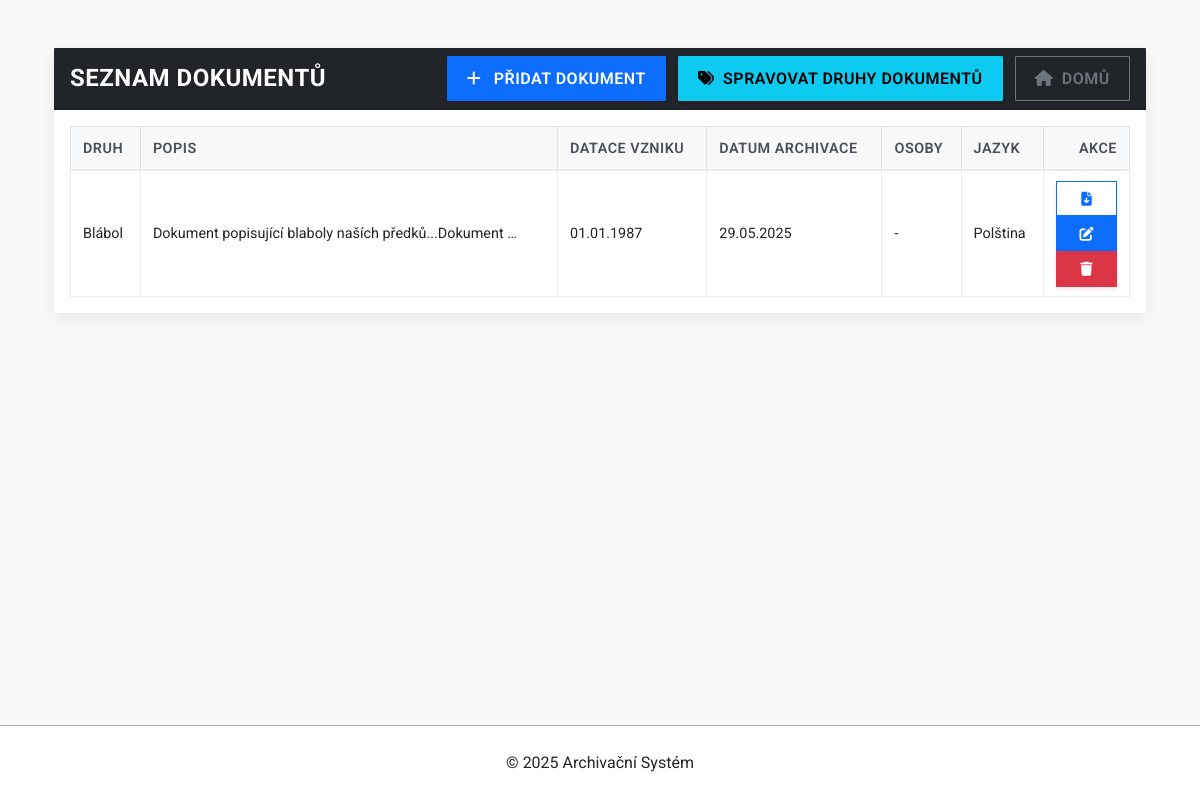
The page /archiv_app/dokumenty/ on the database as committed earlier.
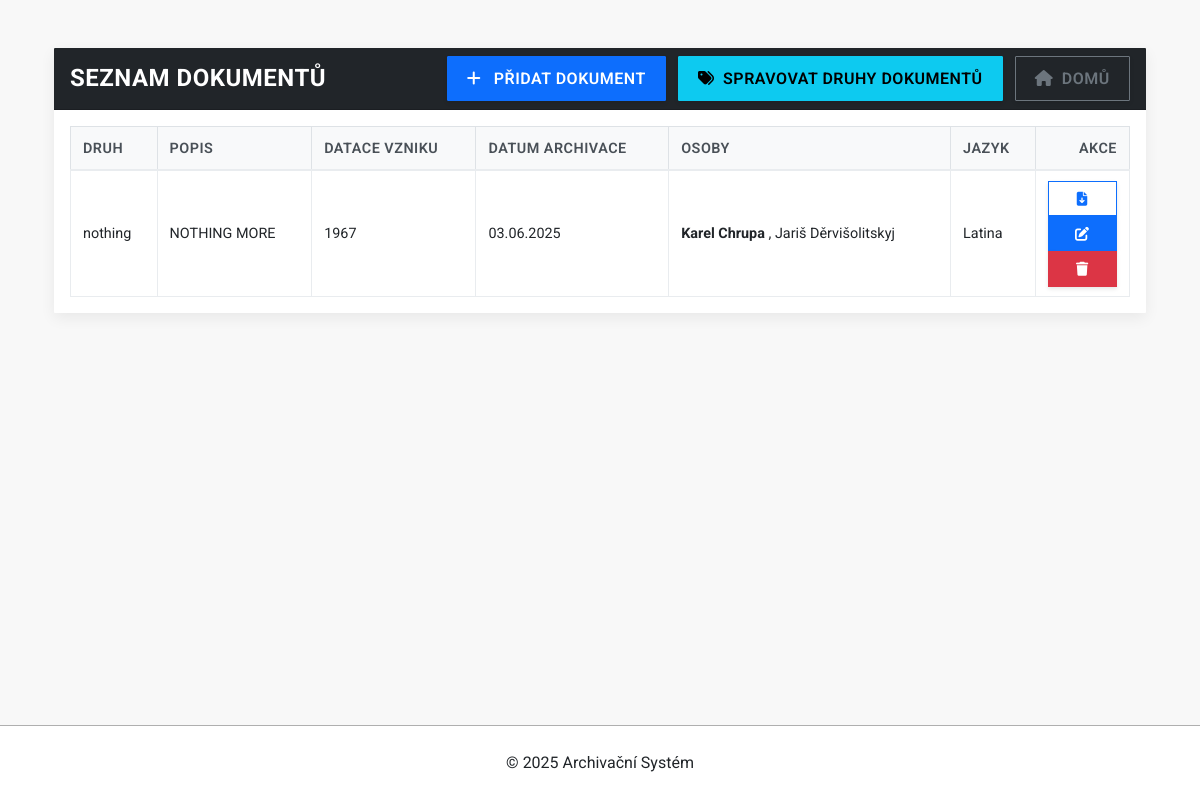
The same page on the database as committed later.
### archiv_app/models.py (models this page shows, shortened)
class ArchivovanyObjekt(PolymorphicModel):
    TYPY_OBJEKTU = [
        ('dokument', 'Dokument'),
        ('fotografie', 'Fotografie'),
    ]
    typ = models.CharField(
        max_length=20,
        choices=TYPY_OBJEKTU,
        blank=False,
        help_text="Typ objektu",
        verbose_name="Typ objektu",
        error_messages={'blank': 'Typ objektu musí být vybrán.'})
    osoba = models.ForeignKey(
        Osoba,
        on_delete=models.SET_NULL,
        null=True, blank=True,
        help_text="Osoba, s objektem spojená",
        verbose_name="Osoba")
    soubor = models.ForeignKey(
        Soubor,
        on_delete=models.CASCADE,
        null=True, blank=True,
        help_text="Soubor k archivaci",
        verbose_name="Soubor")
    datum_archivace = models.DateField(
        default=timezone.now,
        help_text="Datum archivace objektu",
        verbose_name="Datum archivace")
    popis = models.TextField(
        blank=True,
        help_text="Popis objektu",
        verbose_name="Popis")
    datum_vzniku_presne = models.DateField(
        verbose_name="Přesné datum vzniku",
        null=True, blank=True,
        help_text="Přesné datum vzniku objektu (DD.MM.RRRR)."
    )
    rok_vzniku = models.PositiveIntegerField(
        verbose_name="Rok vzniku",
        null=True, blank=True,
        help_text="Rok vzniku objektu (např. 1950).",
        validators=[MinValueValidator(1000), MaxValueValidator(timezone.now().year + 5)]
    )
    stoleti_vzniku = models.CharField(
        max_length=2,
        choices=STOLETÍ_CHOICES,
        verbose_name="Století vzniku",
        null=True, blank=True,
        help_text="Století, ve kterém objekt vznikl."
    )
    osoby = models.ManyToManyField(Osoba, related_name="objekty", blank=True, help_text="Osoby spojené s objektem", verbose_name="Osoby")
    class Meta:
        ordering = ['-datum_archivace', 'typ']
        verbose_name = 'Archivovaný objekt'
        verbose_name_plural = 'Archivované objekty'
    def get_datace_display(self):
        if self.datum_vzniku_presne:
            return self.datum_vzniku_presne.strftime("%d.%m.%Y")
        elif self.rok_vzniku:
            return str(self.rok_vzniku)
        elif self.stoleti_vzniku:
            return self.get_stoleti_vzniku_display()
        return "-"
    get_datace_display.short_description = "Datace vzniku"

class Dokument(ArchivovanyObjekt):
    JAZYK_CHOICES = [
        ('cs', 'Čeština'),
        ('sk', 'Slovenština'),
        ('en', 'Angličtina'),
        ('de', 'Němčina'),
        ('pl', 'Polština'),
        ('fr', 'Francouzština'),
        ('la', 'Latina'),
        ('ru', 'Ruština'),
        ('jin', 'Jiný'),
    ]
    druh = models.ForeignKey(
        Druh,
        on_delete=models.SET_NULL,
        null=True,
        blank=True,
        verbose_name='Druh dokumentu',
        help_text='Vyberte druh dokumentu.'
    )
    jazyk = models.CharField(
        max_length=3,
        choices=JAZYK_CHOICES,
        verbose_name='Jazyk dokumentu',
        help_text='Vyberte jazyk, ve kterém je dokument napsán.',
        blank=False,
        default='cs',
        error_messages={'blank': 'Jazyk dokumentu musí být vybrán.'}
    )
    class Meta:
        verbose_name = "Dokument"
        verbose_name_plural = "Dokumenty"
        ordering = ['-datum_archivace', 'jazyk']

class Druh(models.Model):
    nazev = models.CharField(
        max_length=100, blank=False,
        help_text="Název druhu dokumentu",
        verbose_name="Název druhu",
        error_messages={'blank': 'Název druhu dokumentu nesmí být prázdný.'})
    popis = models.TextField(
        blank=True,
        help_text="Popis druhu dokumentu",
        verbose_name="Popis druhu")
    class Meta:
        ordering = ['nazev']
        verbose_name = 'Druh dokumentu'
        verbose_name_plural = 'Druhy dokumentů'

class ArchivovanyObjekt(PolymorphicModel):
    TYPY_OBJEKTU = [
        ('dokument', 'Dokument'),
        ('fotografie', 'Fotografie'),
    ]
    typ = models.CharField(
        max_length=20,
        choices=TYPY_OBJEKTU,
        blank=False,
        help_text="Typ objektu",
        verbose_name="Typ objektu",
        error_messages={'blank': 'Typ objektu musí být vybrán.'})
    osoba = models.ForeignKey(
        Osoba,
        on_delete=models.SET_NULL,
        null=True, blank=True,
        help_text="Osoba, s objektem spojená",
        verbose_name="Osoba")
    soubor = models.ForeignKey(
        Soubor,
        on_delete=models.CASCADE,
        null=True, blank=True,
        help_text="Soubor k archivaci",
        verbose_name="Soubor")
    datum_archivace = models.DateField(
        default=timezone.now,
        help_text="Datum archivace objektu",
        verbose_name="Datum archivace")
    popis = models.TextField(
        blank=True,
        help_text="Popis objektu",
        verbose_name="Popis")
    datum_vzniku_presne = models.DateField(
        verbose_name="Přesné datum vzniku",
        null=True, blank=True,
        help_text="Přesné datum vzniku objektu (DD.MM.RRRR)."
    )
    rok_vzniku = models.PositiveIntegerField(
        verbose_name="Rok vzniku",
        null=True, blank=True,
        help_text="Rok vzniku objektu (např. 1950).",
        validators=[MinValueValidator(1000), MaxValueValidator(timezone.now().year + 5)]
    )
    stoleti_vzniku = models.CharField(
        max_length=2,
        choices=STOLETÍ_CHOICES,
        verbose_name="Století vzniku",
        null=True, blank=True,
        help_text="Století, ve kterém objekt vznikl."
    )
    osoby = models.ManyToManyField(Osoba, related_name="objekty", blank=True, help_text="Osoby spojené s objektem", verbose_name="Osoby")
    class Meta:
        ordering = ['-datum_archivace', 'typ']
        verbose_name = 'Archivovaný objekt'
        verbose_name_plural = 'Archivované objekty'
    def get_datace_display(self):
        if self.datum_vzniku_presne:
            return self.datum_vzniku_presne.strftime("%d.%m.%Y")
        elif self.rok_vzniku:
            return str(self.rok_vzniku)
        elif self.stoleti_vzniku:
            return self.get_stoleti_vzniku_display()
        return "-"
    get_datace_display.short_description = "Datace vzniku"

class Osoba(models.Model):
    jmeno = models.CharField(
        max_length=100,
        blank=False,
        help_text="Jméno osoby",
        verbose_name="Jméno",
        error_messages={'blank': 'Jméno osoby nesmí být prázdné.'})
    prijmeni = models.CharField(
        max_length=100,
        blank=False,
        help_text="Příjmení osoby",
        verbose_name="Příjmení",
        error_messages={'blank': 'Příjmení osoby nesmí být prázdné.'})
    narozeni = models.DateField(
        null=True, blank=True,
        help_text="Datum narození osoby",
        verbose_name="Datum narození")
    umrti = models.DateField(
        null=True, blank=True,
        help_text="Datum úmrtí osoby",
        verbose_name="Datum úmrtí")
    pohlavi = models.CharField(
        max_length=1,
        choices=[('M', 'Muž'), ('F', 'Žena')],
        blank=True, null=True,
        help_text="Pohlaví osoby",
        verbose_name="Pohlaví")
    class Meta:
        ordering = ['prijmeni', 'jmeno']
        verbose_name = "Osoba"
        verbose_name_plural = "Osoby"
    def __str__(self):
        return f"{self.jmeno} {self.prijmeni}"

### archiv_app/views.py (the view)
# urls.py: path('dokumenty/', dokumenty_list_view, name='dokumenty_list'),
def dokumenty_list_view(request):
    return _generic_list_view(request, Dokument, 'archiv_app/dokumenty_list.html', 'dokumenty_list')

### archiv_app/views.py (called while the page is built)
def _generic_list_view(request, ModelClass: type[models.Model], template_name: str, context_object_name: str, order_by_field: str = None):
    queryset = ModelClass.objects.all()
    if order_by_field:
        queryset = queryset.order_by(order_by_field)
    context = {
        context_object_name: queryset,
    }
    return render(request, template_name, context)

### archiv_app/templates/archiv_app/dokumenty_list.html (shortened to what this page needs)
{% extends 'archiv_app/base.html' %}
{% block content %}
<div class="container mt-4">
    <div class="card shadow-cubic mb-4">
        <div class="card-header d-flex justify-content-between align-items-center">
            <h2 class="mb-0 fs-4">SEZNAM DOKUMENTŮ</h2>
                <div>
                    <a href="{% url 'archiv_app:add_dokument' %}" class="btn btn-primary me-2">
                        <i class="fas fa-plus me-2"></i> PŘIDAT DOKUMENT
                    </a>
                    <a href="{% url 'archiv_app:druhy_list' %}" class="btn btn-info me-2">
                        <i class="fas fa-tags me-1"></i> Spravovat druhy dokumentů
                    </a>
                    <a href="{% url 'archiv_app:main' %}" class="btn btn-outline-secondary">
                        <i class="fas fa-home me-1"></i> Domů
                    </a>
                </div>
        </div>
        <div class="card-body p-3">
            {% if dokumenty_list %}
                <div class="table-responsive">
                    <table class="table custom-minimal-table">
                        <thead>
                            <tr>
                                <th>DRUH</th>
                                <th>POPIS</th>
                                <th>DATACE VZNIKU</th>
                                <th>DATUM ARCHIVACE</th>
                                <th>OSOBY</th>
                                <th>JAZYK</th>
                                <th class="actions-column">AKCE</th>
                            </tr>
                        </thead>
                        <tbody>
                            {% for dokument in dokumenty_list %}
                                <tr>
                                    <td>{{ dokument.druh.nazev|default:"-" }}</td>
                                    <td>{{ dokument.popis|truncatewords:5|default:"-" }}</td>
                                    <td>{{ dokument.get_datace_display|default:"-" }}</td>
                                    <td>{{ dokument.datum_archivace|date:"d.m.Y"|default:"-" }}</td>
                                    <td>
                                        {% with hlavni_osoba=dokument.osoba dalsi_osoby_qs=dokument.osoby.all %}
                                            {% if not hlavni_osoba and not dalsi_osoby_qs.exists %}-{% else %}
                                                {% if hlavni_osoba %}<strong>{{ hlavni_osoba|truncatechars:20 }}</strong>{% endif %}
                                                {% for p in dalsi_osoby_qs %}
                                                    {% if p != hlavni_osoba %}
                                                        {% if hlavni_osoba or not forloop.first %}, {% endif %}{{ p|truncatechars:20 }}
                                                    {% endif %}
                                                {% endfor %}
                                            {% endif %}
                                        {% endwith %}
                                    </td>
                                    <td>{{ dokument.get_jazyk_display|default:"-" }}</td>
                                    <td class="">
                                        <div class="">
                                            {% if dokument.soubor and dokument.soubor.file %}
                                                <a href="{{ dokument.soubor.file.url }}" target="_blank" class="btn btn-sm btn-outline-primary">
                                                    <i class="fas fa-file-download"></i>
                                                </a>
                                            {% else %}
                                                <span class="btn btn-sm btn-outline-secondary disabled"><i class="fas fa-ban"></i></span>
                                            {% endif %}
                                            <a href="{% url 'archiv_app:edit_dokument' dokument.pk %}" class="btn btn-sm btn-primary">
                                                <i class="fas fa-edit"></i>
                                            </a>
                                            <form action="{% url 'archiv_app:delete_dokument' dokument.pk %}" method="post">
                                                <button type="submit" class="btn btn-sm btn-danger" onclick="return confirm('Opravdu si přejete smazat tento dokument?');">
                                                    <i class="fas fa-trash"></i>
                                                </button>
                                            </form>
                                        </div>
                                    </td>
                                </tr>
                            {% endfor %}
                        </tbody>
                    </table>
                </div>
            {% else %}
                <div class="text-center p-5">
                    <i class="fas fa-file-alt fa-3x mb-3 text-secondary"></i>
                    <p class="lead">Nebyly nalezeny žádné dokumenty.</p>
                </div>
            {% endif %}
        </div>
    </div>
</div>
{% endblock %}

### archiv_app/templates/archiv_app/base.html (shortened to what this page needs)
<!DOCTYPE html>
{% load static %}
<html lang="cs">
<head>
    <link href="https://cdn.jsdelivr.net/npm/bootstrap@5.3.0/dist/css/bootstrap.min.css" rel="stylesheet">
    <link rel="stylesheet" href="{% static 'css/main.css' %}">
    <link rel="stylesheet" href="https://cdnjs.cloudflare.com/ajax/libs/font-awesome/6.4.0/css/all.min.css">
</head>
<body>
    <main class="container py-4">
        {% block content %}
        {% endblock %}
    </main>
    <footer class="text-center py-4">
        <div class="container">
            <p class="mb-0">&copy; {% now "Y" %} Archivační Systém</p>
        </div>
    </footer>
</body>
</html>

### archiv_app/static/css/main.css (style rules this page uses)
html, body { height: 100%; }
body { display: flex; flex-direction: column; min-height: 100vh; font-family: 'Roboto', 'Segoe UI', sans-serif; font-weight: 400; line-height: 1.6; background-color: #f8f8f8; }
main.container { flex-grow: 1; }
:root { --primary-color: #002f75; --secondary-color: #0056a1; --success-color: #198754; --info-color: #000000; --warning-color: #ffc107; --danger-color: #5f0000; --light-color: #ffffff; --dark-color: #212529; --border-radius: 1px; }
h1, h2, h3, h4, h5, h6 { font-weight: 700; text-transform: uppercase; letter-spacing: 0.5px; }
.btn { border-radius: var(--border-radius); text-transform: uppercase; font-weight: 600; letter-spacing: 0.5px; padding: 0.6rem 1.2rem; box-shadow: 0 2px 4px rgba(0, 0, 0, 0.1); transition: transform 0.1s, box-shadow 0.1s; }
.card { border-radius: var(--border-radius); box-shadow: 0 4px 6px rgba(0, 0, 0, 0.1); transition: transform 0.3s, box-shadow 0.3s; border: none; }
.card-header { background-color: var(--dark-color); color: white; font-weight: 600; text-transform: uppercase; border-radius: var(--border-radius) var(--border-radius) 0 0 !important; }
.shadow-cubic { box-shadow: 0 5px 15px rgba(0, 0, 0, 0.068); }
footer { padding: 2rem 0; background-color: var(--light-color); border-top: 1px solid #afafaf; margin-top: 3rem; }
.custom-minimal-table { width: 100%; margin-top: 0; margin-bottom: 0; border-collapse: collapse; font-size: 0.9rem; border: 1px solid #dee2e6; }
.custom-minimal-table thead th { background-color: #f8f9fa; color: #495057; font-weight: 600; text-transform: uppercase; letter-spacing: 0.5px; border-bottom-width: 2px; border-top: 1px solid #dee2e6; border-left: 1px solid #dee2e6; border-right: 1px solid #dee2e6; }
.custom-minimal-table th, .custom-minimal-table td { padding: 0.6rem 0.75rem; text-align: left; vertical-align: middle; border: 1px solid #e9ecef; }
.custom-minimal-table tbody tr:nth-child(odd) { background-color: rgba(0, 0, 0, 0.02); }
.custom-minimal-table th.actions-column, .custom-minimal-table td.actions-column { text-align: right; }
.custom-minimal-table .btn-sm { display: flex; align-items: center; justify-content: center; width: 100%; min-height: 30px; margin-top: 0; margin-bottom: 0; margin-left: 0; margin-right: 0; line-height: normal; text-align: center; white-space: nowrap; border-radius: 0; }
.custom-minimal-table .btn .fas { margin-right: 0.3rem; }
.custom-minimal-table .btn .fas:only-child { margin-right: 0; }

Rows that differ between the two databases and show on the page:
removed Dokument: druh.nazev "Blábol", popis "Dokument popisující blaboly naších předků...Dokument …", datace "01.01.1987", datum_archivace "29.05.2025", jazyk "Polština"
added Dokument: druh.nazev "nothing", popis "NOTHING MORE", datace "1967", datum_archivace "03.06.2025", osoba "Karel Chrupa", jazyk "Latina"
now on this page (row unchanged): Osoba: jmeno+prijmeni "Jariš Děrvišolitskyj"
